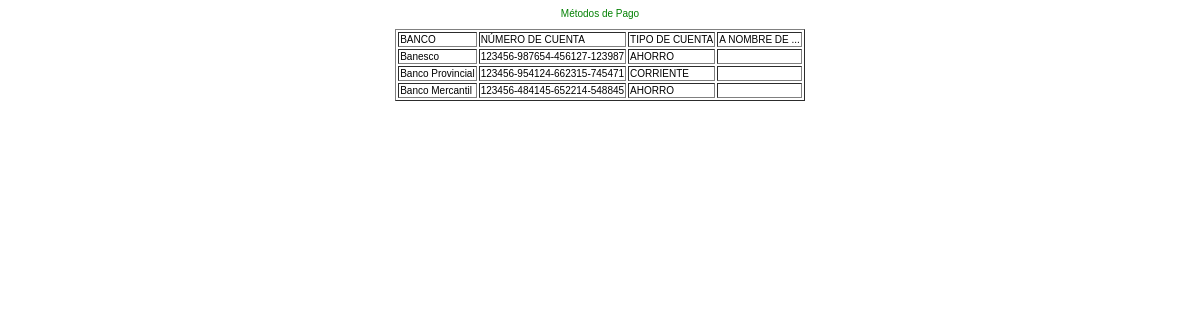
/object/view/metpag.php, run on the app's committed database.
### tables this page shows
CREATE TABLE IF NOT EXISTS `banks` (
  `bank_id` int(10) NOT NULL,
  `description` varchar(100) NOT NULL,
  `number_count_bank` varchar(45) NOT NULL,
  `type_count` varchar(20) NOT NULL,
  PRIMARY KEY (`bank_id`)
) TYPE=MyISAM;

### object/view/metpag.php (called while the page is built)
<?php
require_once ('../../object/class/interfaz/i_MetPag.php');
$objetoVie = new I_MetPag("M&eacute;todos de Pago",null,null);
?>

### object/class/entity/Banco.php (called while the page is built, shortened)
<?php
class Banco{
    private $nombre = null;
    private $cuenta = null;
    private $tipo = null;
    public function  __construct() {
         include_once  '../class/arraysql/arregloTablaCampos.php';
    }
    public function getNombre() {
        return $this->nombre;
    }
    private function setNombre($nombre) {
        $this->nombre = $nombre;
    }
    public function getCuenta()
    {
        return $this->cuenta;
    }
    private function setCuenta($cta)
    {
        $this->cuenta = $cta;
    }
    public function getTipo()
    {
        return $this->tipo;
    }
    private function setTipo($tip)
    {
        $this->tipo = $tip;
    }
    public function SeleccionarTodos()
    {
          $tabla = null;
	$bankList = null;
	$tabla[0] = 'banks';
	$data = new arregloTablaCampos($tabla);
   $row = $data->Seleccionar();
   if (count($row)>0)
   {
   	$ite = 1;
	$indice = 0;
   	while($ite <= count($row))
	{
     $bankList[$indice] = new Banco();
     $bankList[$indice]->setId($row[$ite][1]);
     $bankList[$indice]->setNombre($row[$ite][2]);
     $bankList[$indice]->setCuenta($row[$ite][3]);
     $bankList[$indice]->setTipo($row[$ite][4]);
     $bankList[$indice]->setTitular($row[$ite][5]);
          ++$indice;
          ++$ite;
        }
   }
   return $bankList;
    }
}
?>

### object/class/arraysql/arregloTablaCampos.php (called while the page is built, shortened)
<?php
require_once ("../../db/Classdb.php");
class arregloTablaCampos
{
var $Tabla ="", $campo = null, $campoMax = null, $criterio = null, $arregloTabla = null;
var $arregloOrder = null, $arreglolimite = null,$arregloGrup = null, $objdb = null, $conector = null, $arregloCamposMaxExiste = null;
function arregloTablaCampos($ComboTabla)
{
$this->arregloTabla = $ComboTabla;
$i = 0;
$this->objdb=new classdb("../../db/Clave.php");
}
function Seleccionar()
{
$this->conector = $this->objdb->fdbConectar();
$arreglData = $this->objdb->fbdSelect($this->arregloTabla,$this->campo,$this->criterio, $this->arregloOrder, $this->arregloGrup, $this->arreglolimite);
$this->objdb->fdbDesConexion($this->conector);
return $arreglData;
}
}
?>

### db/Clave.php (called while the page is built)
<?php
$hostname_conexfamdd = "127.0.0.1";
$database_conexfamdd = "mefamdd_bdfamdd";
$username_conexfamdd = "root";
$password_conexfamdd = "1234";
?>

### db/Classdb.php (called while the page is built, shortened)
<?php
	class classdb
	{
		var $dbName="", $dbLogin="", $dbPassword="", $dbServidor="", $dbPuerto="";
		function classdb($archivoInfoDb)
		{
			$this->dbName=$database_conexfamdd;
			$this->dbLogin=$username_conexfamdd;
			$this->dbPassword=$password_conexfamdd;
			$this->dbServidor=$hostname_conexfamdd;
		}
		function fdbConectar()
		{
			$conexion = mysql_connect($this->dbServidor,$this->dbLogin,$this->dbPassword);
			return $conexion;
		}
		function fbdSelect($arregloTable, $arregloCampos, $arregloCondicion, $arregloOrder, $arregloGrup, $arreglolimite)
		{
			$x=1;
			$sql="SELECT * ";
			$sql.=" FROM ";
			foreach ($arregloTable as $index => $valor)
			{
				$sql.=$valor.",";
			}
			$sql=substr($sql,0,strlen($sql)-1);
			$i=count($arregloCondicion);
	         $i=count($arregloGrup);
                 $i=count($arregloOrder);
	         $i=count($arreglolimite);
        	$arrayResultado=mysql_query($sql);
        	if (!@$arrayResultado)
             {
             	echo "Error 0503: Error en la Funcion fbdSelect,<br>Al momento de realizar la consulta, No se logro con Exito";
             	exit;
             }
	         else
	         {
         		$matrizDatos=array();
         		while($array_resul=mysql_fetch_array($arrayResultado))
			   {
					$j=1;
					$tam=count($array_resul,COUNT_RECURSIVE);
					for ($y = 0; $y < ($tam/1); $y++)
					{
                                               if(isset ($array_resul[$y]))
                                               {$matrizDatos[$x][$j] = $array_resul[$y];}
						$j++;
					}
					$x++;
				}
			    return $matrizDatos;
			}
		}
    }
?>

### object/class/interfaz/i_MetPag.php (the view, shortened to what this page needs)
<?php
require_once ('../../object/view/view_base.php');
include_once '../class/entity/Banco.php';
class I_MetPag extends View_base implements Interface_Contenido{
 public function  __construct($titulo,$post,$get)
{
    parent::__construct($titulo,  $this->js, $this->css, null, true);
      $contenido = $this->Create_Contenido();
    $this->CerrarHiperTexto();
}
public function Set_Mensaje($mensaje = "")
{
    $this->Mensaje = $mensaje;
}
public function Get_Mensaje()
{
    echo $this->Mensaje;
}
public function  Set_Body($contenido = "") {
    $this->body = $contenido;
    }
 public function  Get_Body() {
     echo  $this->body;
    }
public function  Set_Style($css = "")
{
    $this->css = $css;
}
private function Create_Contenido()
{
    $tabla = "<table align='center' border = '1'>
            <tr>
                <td>BANCO</td>
                <td>N&Uacute;MERO DE CUENTA</td>
                <td>TIPO DE CUENTA</td>
                <td>A NOMBRE DE ...</td>
            </tr>";
    $banco = new Banco();
    $vectorBanco = $banco->SeleccionarTodos();
    foreach ($vectorBanco as $campo => $valor)
    {
        $tabla .= "<tr>
                <td>".$valor->getNombre()."</td>
                <td>".$valor->getCuenta()."</td>
                <td>".$valor->getTipo()."</td>
                <td>".$valor->getTitular()."</td>
            </tr>";
    }
    $tabla .= "</table>";
    return $tabla;
}
}
?>

### object/view/view_base.php (shortened to what this page needs)
<?php
class View_base {
protected  function  __construct($titulo = "", $jscrip = "",$style = "", $user = null, $isLogin = false)
{
    $this->Abrir_Html($titulo, $jscrip ,$style);
}
private  function Abrir_Html($titulo = "",$jscrip = "",$style = "")
{
    echo  "<html xmlns='http://www.w3.org/1999/xhtml'>
<head>
<meta http-equiv='Content-Type' content='text/html; charset=utf-8' />
<title>".$titulo."</title>
    ".$jscrip."
    ".$style."
</head>
<body><center>";
}
protected  function CerrarHiperTexto()
{
	echo "</center></body>
     </html>";
}
}
?>

### style/css/mefamdd.css (style rules this page uses)
body { background-image: url(../../Imagenes%20e%20Iconos/L1.gif); }
TD { FONT: 10px geneva, verdana, arial, sans-serif }
P { FONT-FAMILY: Verdana,Helvetica; FONT-SIZE: 10px; COLOR:green; }

### data on the page
banks: description "Banesco", number_count_bank "123456-987654-456127-123987", type_count "AHORRO"
banks: description "Banco Provincial", number_count_bank "123456-954124-662315-745471", type_count "CORRIENTE"
banks: description "Banco Mercantil", number_count_bank "123456-484145-652214-548845", type_count "AHORRO"

### other printed values
$this->Mensaje "Métodos de Pago"
